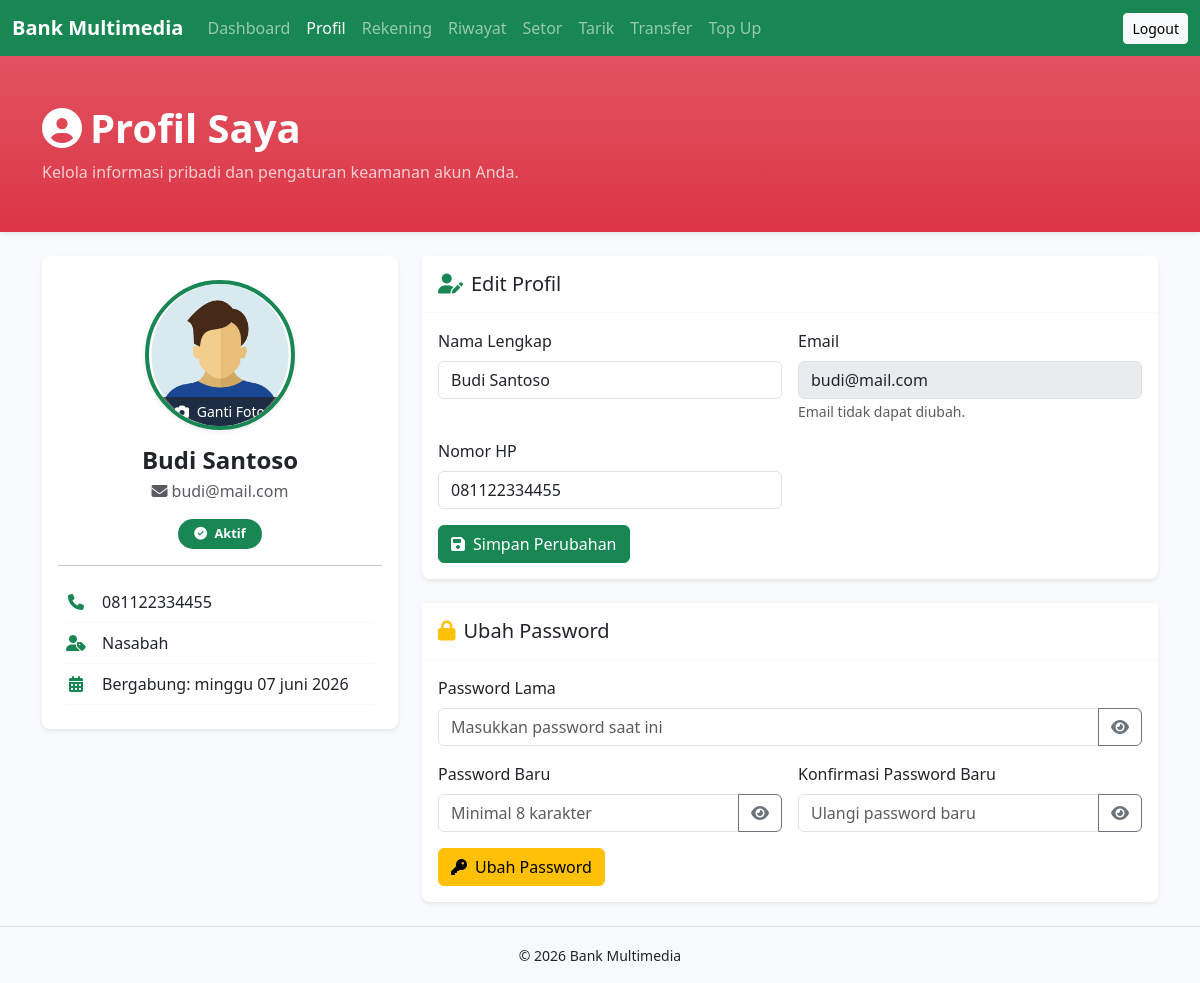
/nasabah/profil/index.php (signed in), run on the app's committed database.
### tables this page shows
CREATE TABLE users (
    id INT AUTO_INCREMENT PRIMARY KEY,
    role_id INT NOT NULL,
    nama_lengkap VARCHAR(150) NOT NULL,
    email VARCHAR(150) NOT NULL UNIQUE,
    password VARCHAR(255) NOT NULL,
    no_hp VARCHAR(20),
    foto_profil VARCHAR(255) DEFAULT 'default.png',
    status_akun ENUM('Pending','Aktif','Nonaktif') DEFAULT 'Pending',
    created_at TIMESTAMP DEFAULT CURRENT_TIMESTAMP,
    updated_at TIMESTAMP NULL,

    CONSTRAINT fk_users_role
    FOREIGN KEY (role_id)
    REFERENCES roles(id)
);

CREATE TABLE roles (
    id INT AUTO_INCREMENT PRIMARY KEY,
    nama_role VARCHAR(50) NOT NULL UNIQUE,
    created_at TIMESTAMP DEFAULT CURRENT_TIMESTAMP
);

### helper/format.php (called while the page is built, shortened)
<?php
function formatDate(String $date): String
{
    $timestamp = strtotime($date);
    $hari = [
        'Sunday' => 'minggu',
        'Monday' => 'senin',
        'Tuesday' => 'selasa',
        'Wednesday' => 'rabu',
        'Thursday' => 'kamis',
        'Friday' => 'jumat',
        'Saturday' => 'sabtu',
    ];
    $bulan = [
        'January' => 'januari',
        'February' => 'februari',
        'March' => 'maret',
        'April' => 'april',
        'May' => 'mei',
        'June' => 'juni',
        'July' => 'juli',
        'August' => 'agustus',
        'September' => 'september',
        'October' => 'oktober',
        'November' => 'november',
        'December' => 'desember',
    ];
    $dayName = date('l', $timestamp);
    $monthName = date('F', $timestamp);
    return $hari[$dayName] . ' ' . date('d', $timestamp) . ' ' . $bulan[$monthName] . ' ' . date('Y', $timestamp);
}

### nasabah/profil/components/profile_card.php (the view, shortened to what this page needs)
<div class="card border-0 shadow-sm rounded-3">
    <div class="card-body text-center py-4">
        <div class="position-relative mx-auto rounded-circle overflow-hidden border border-4 border-success shadow-sm" style="width: 150px; height: 150px; cursor: pointer;" data-bs-toggle="modal" data-bs-target="#modalUploadFoto" title="Klik untuk ganti foto">
            <img src="../../assets/uploads/<?= htmlspecialchars($user['foto_profil']) ?>"
                alt="Foto Profil"
                class="w-100 h-100 object-fit-cover"
                id="foto-profil-display">
            <button type="button" class="position-absolute bottom-0 start-0 end-0 bg-dark bg-opacity-75 text-white border-0 py-1 small">
                <i class="fas fa-camera me-1"></i> Ganti Foto
            </button>
        </div>
        <h4 class="mt-3 mb-1 fw-bold"><?= htmlspecialchars($user['nama_lengkap']) ?></h4>
        <p class="text-muted mb-3">
            <i class="fas fa-envelope me-1"></i><?= htmlspecialchars($user['email']) ?>
        </p>
        <span class="badge bg-<?= $user['status_akun'] === 'Aktif' ? 'success' : ($user['status_akun'] === 'Pending' ? 'warning' : 'danger') ?> px-3 py-2" style="border-radius: 20px; font-size: 0.8rem;">
            <i class="fas fa-<?= $user['status_akun'] === 'Aktif' ? 'check-circle' : ($user['status_akun'] === 'Pending' ? 'clock' : 'times-circle') ?> me-1"></i>
            <?= htmlspecialchars($user['status_akun']) ?>
        </span>
        <hr class="my-3">
        <div class="text-start px-2">
            <div class="d-flex align-items-center gap-3 py-2 border-bottom border-light">
                <i class="fas fa-phone text-success" style="width: 20px; text-align: center;"></i>
                <span><?= htmlspecialchars($user['no_hp'] ?? '-') ?></span>
            </div>
            <div class="d-flex align-items-center gap-3 py-2 border-bottom border-light">
                <i class="fas fa-user-tag text-success" style="width: 20px; text-align: center;"></i>
                <span><?= htmlspecialchars($user['nama_role']) ?></span>
            </div>
            <div class="d-flex align-items-center gap-3 py-2 border-bottom border-light">
                <i class="fas fa-calendar-alt text-success" style="width: 20px; text-align: center;"></i>
                <span>Bergabung: <?= formatDate($user['created_at']) ?></span>
            </div>
        </div>
    </div>
</div>

### nasabah/profil/components/edit_profil_form.php
<div class="card border-0 shadow-sm mb-4 rounded-3">
    <div class="card-header bg-white border-bottom border-light py-3">
        <h5 class="mb-0">
            <i class="fas fa-user-edit me-2 text-success"></i>Edit Profil
        </h5>
    </div>
    <div class="card-body">
        <form action="update_profil.php" method="POST">
            <div class="row g-3">
                <div class="col-md-6">
                    <label for="nama_lengkap" class="form-label">Nama Lengkap</label>
                    <input type="text"
                        class="form-control"
                        id="nama_lengkap"
                        name="nama_lengkap"
                        value="<?= htmlspecialchars($user['nama_lengkap']) ?>"
                        required
                        placeholder="Masukkan nama lengkap">
                </div>
                <div class="col-md-6">
                    <label for="email" class="form-label">Email</label>
                    <input type="email"
                        class="form-control"
                        id="email"
                        value="<?= htmlspecialchars($user['email']) ?>"
                        disabled
                        readonly>
                    <small class="text-muted">Email tidak dapat diubah.</small>
                </div>
                <div class="col-md-6">
                    <label for="no_hp" class="form-label">Nomor HP</label>
                    <input type="text"
                        class="form-control"
                        id="no_hp"
                        name="no_hp"
                        value="<?= htmlspecialchars($user['no_hp'] ?? '') ?>"
                        required
                        placeholder="Contoh: 081234567890">
                </div>
                <div class="col-12">
                    <button type="submit" class="btn btn-success">
                        <i class="fas fa-save me-2"></i>Simpan Perubahan
                    </button>
                </div>
            </div>
        </form>
    </div>
</div>

### data on the page
users: foto_profil (placeholder picture), nama_lengkap "Budi Santoso", email "budi@mail.com", status_akun "Aktif", no_hp "081122334455", role.nama_role "Nasabah", created_at "minggu 07 juni 2026"
